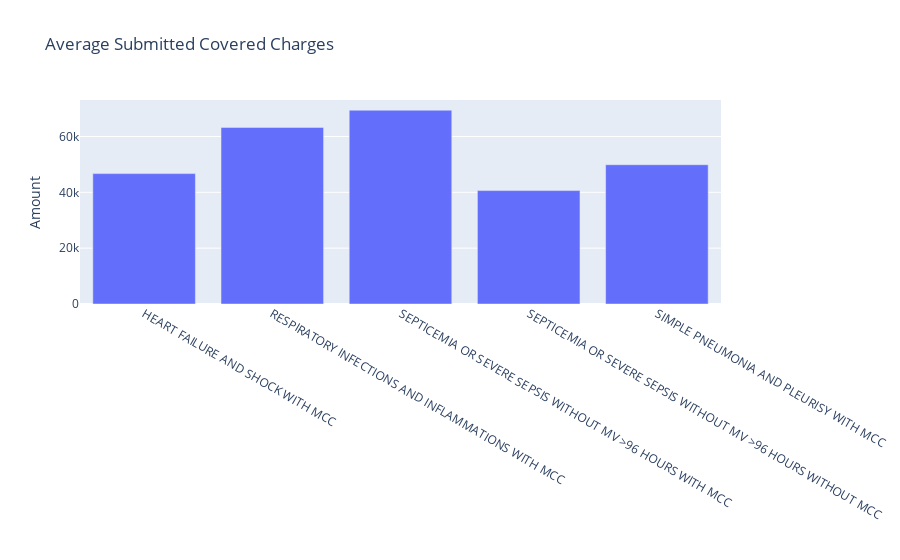
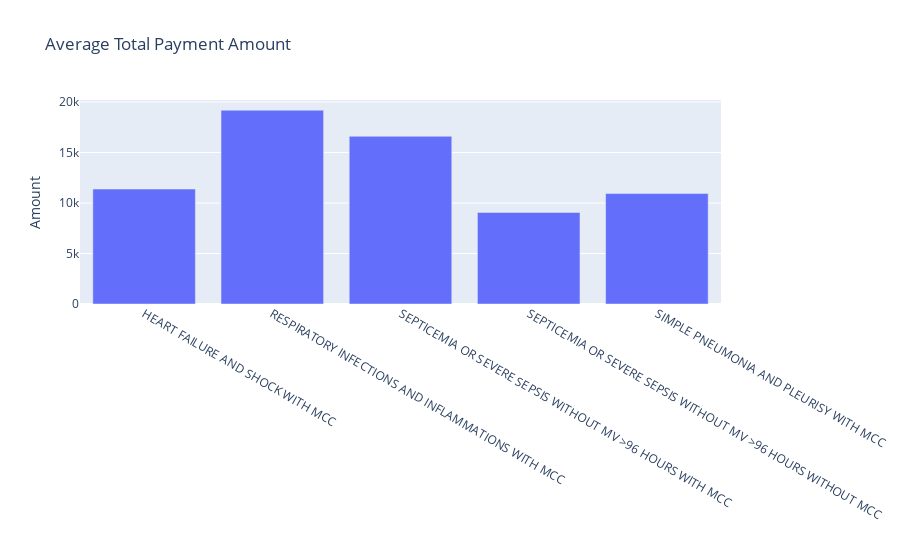
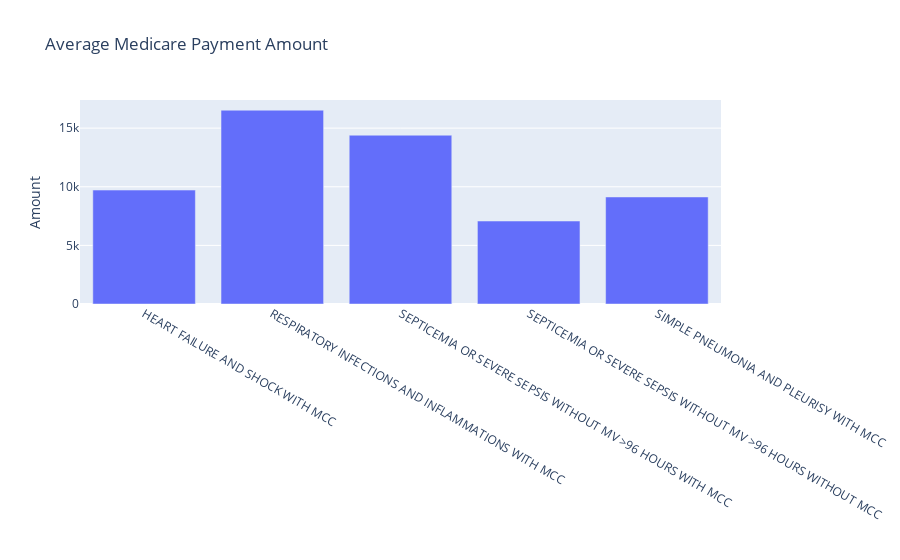

The notebook cell these images were saved under, in order:
### Code cell
#Create cost summary tables/bar charts as was done for septicemia with and without MCC 
#RESPIRATORY INFECTIONS AND INFLAMMATIONS WITH MCC 
#HEART FAILURE AND SHOCK WITH MCC
#SIMPLE PNEUMONIA AND PLEURISY WITH MCC


# List of top 5 DRG Descriptions
top5_drg = [
    "RESPIRATORY INFECTIONS AND INFLAMMATIONS WITH MCC",
    "SEPTICEMIA OR SEVERE SEPSIS WITHOUT MV >96 HOURS WITH MCC",
    "HEART FAILURE AND SHOCK WITH MCC",
    "SEPTICEMIA OR SEVERE SEPSIS WITHOUT MV >96 HOURS WITHOUT MCC",
    "SIMPLE PNEUMONIA AND PLEURISY WITH MCC"
]

# Filter data
top5_data = medicare_data[medicare_data["DRG_Description"].isin(top5_drg)]

# Aggregate data
agg_data = top5_data.groupby("DRG_Description").agg({
    'Average_Submitted_Covered_Charges': 'mean',
    'Average_Total_Payment_Amount': 'mean',
    'Average_Medicare_Payment_Amount': 'mean'
}).reset_index()

# Visualize with bar chart
# Average Submitted Covered Charges
fig1 = px.bar(agg_data, x='DRG_Description', y='Average_Submitted_Covered_Charges', 
              title='Average Submitted Covered Charges',
              labels={'DRG_Description': '', 'Average_Submitted_Covered_Charges': 'Amount'})
fig1.show()

# Average Total Payment Amount
fig2 = px.bar(agg_data, x='DRG_Description', y='Average_Total_Payment_Amount', 
              title='Average Total Payment Amount',
              labels={'DRG_Description': '', 'Average_Total_Payment_Amount': 'Amount'})
fig2.show()

# Average Medicare Payment Amount
fig3 = px.bar(agg_data, x='DRG_Description', y='Average_Medicare_Payment_Amount', 
              title='Average Medicare Payment Amount',
              labels={'DRG_Description': '', 'Average_Medicare_Payment_Amount': 'Amount'})
fig3.show()

### Figure 1 — Plotly figure (JSON) as saved in the notebook; plotly's stock layout.template omitted (floating-point values rounded to 4 significant figures)
{"data": [{"alignmentgroup": "True", "hovertemplate": "=%{x}<br>Amount=%{y}<extra></extra>", "legendgroup": "", "marker": {"color": "#636efa", "pattern": {"shape": ""}}, "name": "", "offsetgroup": "", "orientation": "v", "showlegend": false, "textposition": "auto", "type": "bar", "x": ["HEART FAILURE AND SHOCK WITH MCC", "RESPIRATORY INFECTIONS AND INFLAMMATIONS WITH MCC", "SEPTICEMIA OR SEVERE SEPSIS WITHOUT MV >96 HOURS WITH MCC", "SEPTICEMIA OR SEVERE SEPSIS WITHOUT MV >96 HOURS WITHOUT MCC", "SIMPLE PNEUMONIA AND PLEURISY WITH MCC"], "xaxis": "x", "y": [46710.0, 63270.0, 69420.0, 40620.0, 49890.0], "yaxis": "y"}], "layout": {"barmode": "relative", "legend": {"tracegroupgap": 0}, "title": {"text": "Average Submitted Covered Charges"}, "xaxis": {"anchor": "y", "domain": [0, 1], "title": {"text": ""}}, "yaxis": {"anchor": "x", "domain": [0, 1], "title": {"text": "Amount"}}}}

### Figure 2 — Plotly figure (JSON) as saved in the notebook; plotly's stock layout.template omitted (floating-point values rounded to 4 significant figures)
{"data": [{"alignmentgroup": "True", "hovertemplate": "=%{x}<br>Amount=%{y}<extra></extra>", "legendgroup": "", "marker": {"color": "#636efa", "pattern": {"shape": ""}}, "name": "", "offsetgroup": "", "orientation": "v", "showlegend": false, "textposition": "auto", "type": "bar", "x": ["HEART FAILURE AND SHOCK WITH MCC", "RESPIRATORY INFECTIONS AND INFLAMMATIONS WITH MCC", "SEPTICEMIA OR SEVERE SEPSIS WITHOUT MV >96 HOURS WITH MCC", "SEPTICEMIA OR SEVERE SEPSIS WITHOUT MV >96 HOURS WITHOUT MCC", "SIMPLE PNEUMONIA AND PLEURISY WITH MCC"], "xaxis": "x", "y": [11390.0, 19190.0, 16610.0, 9068.0, 10940.0], "yaxis": "y"}], "layout": {"barmode": "relative", "legend": {"tracegroupgap": 0}, "title": {"text": "Average Total Payment Amount"}, "xaxis": {"anchor": "y", "domain": [0, 1], "title": {"text": ""}}, "yaxis": {"anchor": "x", "domain": [0, 1], "title": {"text": "Amount"}}}}

### Figure 3 — Plotly figure (JSON) as saved in the notebook; plotly's stock layout.template omitted (floating-point values rounded to 4 significant figures)
{"data": [{"alignmentgroup": "True", "hovertemplate": "=%{x}<br>Amount=%{y}<extra></extra>", "legendgroup": "", "marker": {"color": "#636efa", "pattern": {"shape": ""}}, "name": "", "offsetgroup": "", "orientation": "v", "showlegend": false, "textposition": "auto", "type": "bar", "x": ["HEART FAILURE AND SHOCK WITH MCC", "RESPIRATORY INFECTIONS AND INFLAMMATIONS WITH MCC", "SEPTICEMIA OR SEVERE SEPSIS WITHOUT MV >96 HOURS WITH MCC", "SEPTICEMIA OR SEVERE SEPSIS WITHOUT MV >96 HOURS WITHOUT MCC", "SIMPLE PNEUMONIA AND PLEURISY WITH MCC"], "xaxis": "x", "y": [9717.0, 16530.0, 14400.0, 7077.0, 9129.0], "yaxis": "y"}], "layout": {"barmode": "relative", "legend": {"tracegroupgap": 0}, "title": {"text": "Average Medicare Payment Amount"}, "xaxis": {"anchor": "y", "domain": [0, 1], "title": {"text": ""}}, "yaxis": {"anchor": "x", "domain": [0, 1], "title": {"text": "Amount"}}}}
